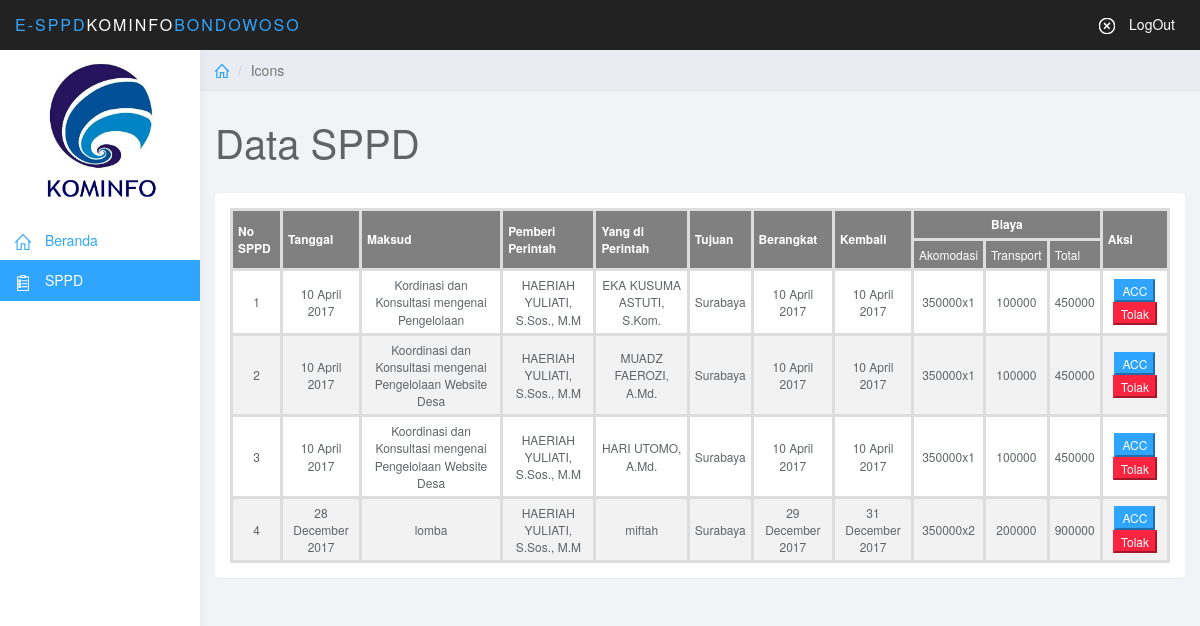
The app's page /user/sppd.php with its own data.
### tables this page shows
CREATE TABLE IF NOT EXISTS `tb_sppd` (
  `kode_sppd` int(11) NOT NULL AUTO_INCREMENT,
  `tanggal_surat` date NOT NULL,
  `kode_pejabat` int(11) NOT NULL,
  `kode_pegawai` int(11) NOT NULL,
  `maksud` varchar(100) NOT NULL,
  `alat_angkut` varchar(100) NOT NULL,
  `tempat_berangkat` varchar(100) NOT NULL,
  `tempat_tujuan` varchar(100) NOT NULL,
  `tingkat_perjalanan` varchar(100) NOT NULL,
  `lama_perjalanan` int(11) NOT NULL,
  `tgl_berangkat` date NOT NULL,
  `tgl_kembali` date NOT NULL,
  `instansi` varchar(100) NOT NULL,
  `keterangan` varchar(200) NOT NULL,
  `dasar` varchar(100) NOT NULL,
  `biaya` int(11) NOT NULL,
  `biaya_tran` int(11) NOT NULL,
  `kode_golongan` int(11) NOT NULL,
  `kode_jabatan` int(11) NOT NULL,
  `status` int(11) NOT NULL,
  `alasan` varchar(200) NOT NULL,
  PRIMARY KEY (`kode_sppd`)
);

CREATE TABLE IF NOT EXISTS `tb_pejabat` (
  `kode_pejabat` int(11) NOT NULL AUTO_INCREMENT,
  `nama_pejabat` varchar(100) NOT NULL,
  `nippj` varchar(30) NOT NULL,
  `kode_jabatan` varchar(100) NOT NULL,
  `kode_golongan` varchar(100) NOT NULL,
  PRIMARY KEY (`kode_pejabat`)
);

CREATE TABLE IF NOT EXISTS `tb_pegawai` (
  `nama_pegawai` varchar(100) NOT NULL,
  `kode_pegawai` int(11) NOT NULL AUTO_INCREMENT,
  `nip` varchar(30) NOT NULL,
  `kode_golongan` varchar(100) NOT NULL,
  `kode_jabatan` varchar(100) NOT NULL,
  PRIMARY KEY (`kode_pegawai`)
);

### user/sppd.php (the view, shortened to what this page needs)
<!DOCTYPE html>
<html>
<head>
<link href="../css/bootstrap.min.css" rel="stylesheet">
<link href="../css/datepicker3.css" rel="stylesheet">
<link href="../css/bootstrap-table.css" rel="stylesheet">
<link href="../css/styles.css" rel="stylesheet">
</head>
<body>
	<nav class="navbar navbar-inverse navbar-fixed-top" role="navigation">
		<div class="container-fluid">
			<div class="navbar-header">
			<a class="navbar-brand" href="#"><marquee><span>e-SPPD</span>KOMINFO<span>BONDOWOSO</span></marquee></a>
				<ul class="user-menu">
					<li class="dropdown pull-right">
						<a href="../index.php" class="dropdown-toggle" data-toggle="dropdown"><svg class="glyph stroked cancel"><use xlink:href="#stroked-cancel"/></svg> LogOut </a>
					</li>
				</ul>
			</div>
		</div>
	</nav>
	<div id="sidebar-collapse" class="col-sm-3 col-lg-2 sidebar">
		<img src="../image/kominfo.jpg" width="200" height="170">
		<ul class="nav menu">
			<li><a href="index.php"><svg class="glyph stroked home"><use xlink:href="#stroked-home"/></svg> Beranda</a></li>
			<li class="active"><a href="sppd.php"><svg class="glyph stroked clipboard with paper"><use xlink:href="#stroked-clipboard-with-paper"/></svg> SPPD</a></li>
		</ul>
	</div>
	<div class="col-sm-9 col-sm-offset-3 col-lg-10 col-lg-offset-2 main">
		<div class="row">
			<ol class="breadcrumb">
				<li><a href="#"><svg class="glyph stroked home"><use xlink:href="#stroked-home"></use></svg></a></li>
				<li class="active">Icons</li>
			</ol>
		</div>
		<div class="row">
			<div class="col-lg-12">
				<h1 class="page-header">Data SPPD</h1>
			</div>
		</div>
	<div class="row">
			<div class="col-lg-12">
				<div class="panel panel-default">
					<div class="panel-body">
						<table >
							<thead>
							<tbody>
								    <tr>
								        <th rowspan="2">No SPPD</th>
								        <th rowspan="2">Tanggal</th>
								        <th rowspan="2">Maksud</th>
								        <th rowspan="2">Pemberi Perintah</th>
								        <th rowspan="2">Yang di Perintah</th>
								        <th rowspan="2">Tujuan</th>
								        <th rowspan="2">Berangkat</th>
								        <th rowspan="2">Kembali</th>
								        <th colspan="3" class="tabel">Biaya</th>
								        <th rowspan="2">Aksi</th>
								    </tr>
								    <tr>
								    	<td class="atas">Akomodasi</td>
								    	<td class="atas">Transport</td>
								    	<td class="atas">Total</td>
								    </tr>
								    <tbody>
								    <?php
									$query = mysql_query("SELECT
									tb_sppd.kode_sppd,
									tb_sppd.tanggal_surat,
									tb_sppd.maksud,
									tb_sppd.alat_angkut,
									tb_sppd.tempat_berangkat,
									tb_sppd.tempat_tujuan,
									tb_sppd.lama_perjalanan,
									tb_sppd.tgl_berangkat,
									tb_sppd.tgl_kembali,
									tb_sppd.instansi,
									tb_sppd.status,
									tb_sppd.keterangan,
									tb_sppd.dasar,
									tb_sppd.biaya,
									tb_sppd.biaya_tran,
									tb_sppd.alasan,
									tb_pegawai.nama_pegawai,
									tb_pegawai.nip,
									tb_pejabat.nama_pejabat,
									tb_pejabat.nippj,
									tb_jabatan.jabatan,
									tb_golongan.golongan
									FROM
									tb_sppd
									Inner Join tb_pegawai ON tb_sppd.kode_pegawai = tb_pegawai.kode_pegawai
									Inner Join tb_pejabat ON tb_pejabat.kode_pejabat = tb_sppd.kode_pejabat
									Inner Join tb_golongan ON tb_pegawai.kode_golongan = tb_golongan.kode_golongan
									Inner Join tb_jabatan ON tb_pegawai.kode_jabatan = tb_jabatan.kode_jabatan where status = 0  and tb_pejabat.kode_pejabat=9");
									$no=1;
									while ($data = mysql_fetch_assoc($query)) {
									$bia = $data['biaya'];
									$lama = $data['lama_perjalanan'];
									$ako = $bia*$lama;
									$tran = $data['biaya_tran'];
									$jumlah = $ako+$tran;
										?>
										<tr>
											<td class="tabel"><?php echo $no ?></td>
											<td class="tabel"><?php echo date("d F Y", strtotime($data ['tanggal_surat'])) ;?></td>
											<td class="tabel"><?php echo $data['maksud']?></td>
											<td class="tabel"><?php echo $data['nama_pejabat']?></td>
											<td class="tabel"><?php echo $data['nama_pegawai']?></td>
											<td class="tabel"><?php echo $data['tempat_tujuan']?></td>
											<td class="tabel"><?php echo date("d F Y", strtotime($data ['tgl_berangkat'])) ;?></td>
											<td class="tabel"><?php echo date("d F Y", strtotime($data ['tgl_kembali'])) ;?></td>
											<td class="tabel"><?php echo $data['biaya']?>x<?php echo $data['lama_perjalanan']?></td>
											<td class="tabel"><?php echo $data['biaya_tran']?></td>
											<td class="tabel"><?php echo $jumlah?></td>
											<td class="tabel">
												<?php
				                                switch ($data['status']) {
				                                  case '0':
				                                    $a = "ACC";
				                                    $b = 1;
				                                    break;
				                                }
				                              ?>
                               					<a href="sppd.php?id=<?php echo $data['kode_sppd']; ?>&p=<?php echo $b; ?>">
                               					<button type="button" class="btn-primary"><span><?php echo $a ?></span></button></a>
                               					<a href="alasan.php?id=<?php echo $data['kode_sppd']; ?>">
                               					<button type="button" class="btn-danger">Tolak</button></a>
											</td>
											</tr>
									<?php
										$no++;
									}
									?>
							</tbody>
							</thead>
						</table>
					</div>
				</div>
			</div>
		</div>
	</div>
</body>
</html>

### css/styles.css (style rules this page uses)
body { background: #f1f4f7; padding-top: 50px; color: #5f6468; }
a, a:hover, a:focus { color: #30a5ff; }
h1, h2, h3, h4, h5, h6 { color: #5f6468; }
h1 { font-weight: 300; font-size: 40px; }
.navbar-header .navbar-brand { color: #fff; font-size: 16px; text-transform: uppercase; font-weight: 500; letter-spacing: 2px; }
.navbar-header .navbar-brand span { color: #30a5ff; }
.btn-primary, .btn-primary:hover, .btn-primary:focus, .btn-primary:active, .btn-primary.active, .open > .dropdown-toggle.btn-primary, .btn-primary.disabled, .btn-primary[disabled], fieldset[disabled] .btn-primary, .btn-primary.disabled:hover, .btn-primary[disabled]:hover, fieldset[disabled] .btn-primary:hover, .btn-primary.disabled:focus, .btn-primary[disabled]:focus, fieldset[disabled] .btn-primary:focus, .btn-primary.disabled:active, .btn-primary[disabled]:active, fieldset[disabled] .btn-primary:active, .btn-primary.disabled.active, .btn-primary[disabled].active, fieldset[disabled] .btn-primary.active { background-color: #30a5ff; border-color: #30a5ff; }
.btn-danger, .btn-danger:hover, .btn-danger:focus, .btn-danger:active, .btn-danger.active, .open > .dropdown-toggle.btn-danger, .btn-danger.disabled, .btn-danger[disabled], fieldset[disabled] .btn-danger, .btn-danger.disabled:hover, .btn-danger[disabled]:hover, fieldset[disabled] .btn-danger:hover, .btn-danger.disabled:focus, .btn-danger[disabled]:focus, fieldset[disabled] .btn-danger:focus, .btn-danger.disabled:active, .btn-danger[disabled]:active, fieldset[disabled] .btn-danger:active, .btn-danger.disabled.active, .btn-danger[disabled].active, fieldset[disabled] .btn-danger.active { background-color: #f9243f; border-color: #f9243f; }
.panel { border: 0; }
.navbar { border: 0; }
.user-menu { display: inline-block; margin-top: 14px; margin-right: 10px; float: right; list-style: none; padding: 0; }
.user-menu a { color: #fff; }
.sidebar { display: block; background-color: #fff; padding: 0; display: none; }
@media (min-width: 768px) { .sidebar { display: block; position: fixed; top: 50px; bottom: 0; left: 0; z-index: 1000; display: block; margin: 0; padding: 0; overflow-x: hidden; overflow-y: auto; background-color: #fff; box-shadow: 1px 0px 10px rgba(0, 0, 0, .05); } }
@media (min-width: 768px) { .navbar-header { width: 100%; } }
.sidebar ul.nav .active a, .sidebar ul.nav li.parent a.active, .sidebar ul.nav .active > a:hover, .sidebar ul.nav li.parent a.active:hover, .sidebar ul.nav .active > a:focus, .sidebar ul.nav li.parent a.active:focus { color: #fff; background-color: #30a5ff; }
.breadcrumb { border-radius: 0; padding: 10px 15px; background: #e9ecf2; box-shadow: 0 1px 1px rgba(0, 0, 0, .05); margin: 0 ; }
h1.page-header { margin-top: 30px; border-bottom: 0; }
.sidebar .glyph, .user-menu .glyph { height: 16px; width: 16px; margin: 0 10px 0 0; stroke-width: 3px; }
.user-menu .glyph { stroke-width: 4px; }
.breadcrumb .glyph { height: 14px; width: 14px; margin: -2px 0 0 0; stroke-width: 4px; }

### user/sppd.php (style rules this page uses)
table { border-collapse: collapse; width: 100%; }
th, td { text-align: left; padding: 5px; font-size: 12px; }
tr:nth-child(even) { background-color: #f2f2f2 }
th { background-color: grey; color: white; }
table, td, th { border: 3px solid #ddd; text-align: left; }
.tabel { text-align: center; }
.atas { background-color: grey; color: white; }

### records on screen
tb_sppd: tanggal_surat "10 April 2017", maksud "Kordinasi dan Konsultasi mengenai Pengelolaan", kode_pejabat.nama_pejabat "HAERIAH YULIATI, S.Sos., M.M", kode_pegawai.nama_pegawai "EKA KUSUMA ASTUTI, S.Kom.", tempat_tujuan "Surabaya", tgl_berangkat "10 April 2017", tgl_kembali "10 April 2017", biaya "350000", lama_perjalanan "1", biaya_tran "100000", jumlah "450000", status "ACC"
tb_sppd: tanggal_surat "10 April 2017", maksud "Koordinasi dan Konsultasi mengenai Pengelolaan Website Desa", kode_pejabat.nama_pejabat "HAERIAH YULIATI, S.Sos., M.M", kode_pegawai.nama_pegawai "MUADZ FAEROZI, A.Md.", tempat_tujuan "Surabaya", tgl_berangkat "10 April 2017", tgl_kembali "10 April 2017", biaya "350000", lama_perjalanan "1", biaya_tran "100000", jumlah "450000", status "ACC"
tb_sppd: tanggal_surat "10 April 2017", maksud "Koordinasi dan Konsultasi mengenai Pengelolaan Website Desa", kode_pejabat.nama_pejabat "HAERIAH YULIATI, S.Sos., M.M", kode_pegawai.nama_pegawai "HARI UTOMO, A.Md.", tempat_tujuan "Surabaya", tgl_berangkat "10 April 2017", tgl_kembali "10 April 2017", biaya "350000", lama_perjalanan "1", biaya_tran "100000", jumlah "450000", status "ACC"
tb_sppd: tanggal_surat "28 December 2017", maksud "lomba", kode_pejabat.nama_pejabat "HAERIAH YULIATI, S.Sos., M.M", kode_pegawai.nama_pegawai "miftah", tempat_tujuan "Surabaya", tgl_berangkat "29 December 2017", tgl_kembali "31 December 2017", biaya "350000", lama_perjalanan "2", biaya_tran "200000", jumlah "900000", status "ACC"
